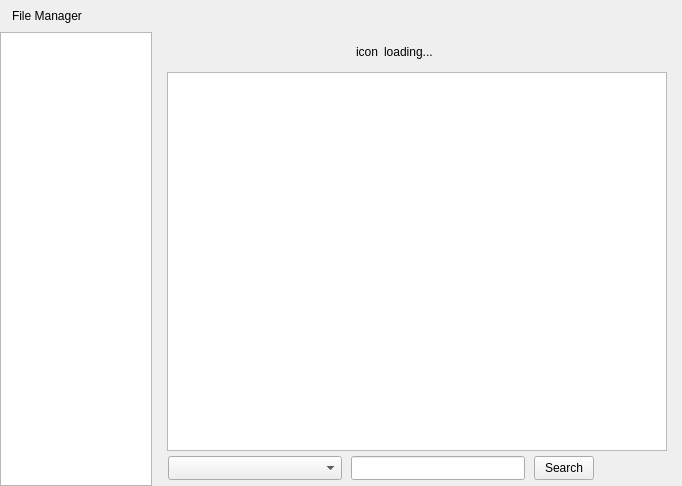
<?xml version="1.0" encoding="UTF-8"?>
<ui version="4.0">
 <class>FileManagerDlg</class>
 <widget class="QDialog" name="FileManagerDlg">
  <property name="geometry">
   <rect>
    <x>0</x>
    <y>0</y>
    <width>682</width>
    <height>486</height>
   </rect>
  </property>
  <property name="windowTitle">
   <string>FileManagerDlg</string>
  </property>
  <layout class="QVBoxLayout" name="verticalLayoutMain">
   <property name="spacing">
    <number>0</number>
   </property>
   <property name="leftMargin">
    <number>0</number>
   </property>
   <property name="topMargin">
    <number>0</number>
   </property>
   <property name="rightMargin">
    <number>0</number>
   </property>
   <property name="bottomMargin">
    <number>0</number>
   </property>
   <item>
    <widget class="QWidget" name="titleBar" native="true">
     <property name="minimumSize">
      <size>
       <width>0</width>
       <height>32</height>
      </size>
     </property>
     <property name="maximumSize">
      <size>
       <width>16777215</width>
       <height>32</height>
      </size>
     </property>
     <layout class="QHBoxLayout" name="horizontalLayout_3">
      <property name="spacing">
       <number>6</number>
      </property>
      <property name="leftMargin">
       <number>12</number>
      </property>
      <property name="topMargin">
       <number>0</number>
      </property>
      <property name="rightMargin">
       <number>0</number>
      </property>
      <property name="bottomMargin">
       <number>0</number>
      </property>
      <item>
       <widget class="QLabel" name="title">
        <property name="text">
         <string>File Manager</string>
        </property>
       </widget>
      </item>
      <item>
       <spacer name="horizontalSpacer_5">
        <property name="orientation">
         <enum>Qt::Horizontal</enum>
        </property>
        <property name="sizeHint" stdset="0">
         <size>
          <width>40</width>
          <height>20</height>
         </size>
        </property>
       </spacer>
      </item>
      <item>
       <layout class="QGridLayout" name="gridLayout">
        <property name="spacing">
         <number>0</number>
        </property>
        <item row="0" column="0">
         <widget class="QPushButton" name="btnMinimize">
          <property name="text">
           <string/>
          </property>
          <property name="autoDefault">
           <bool>true</bool>
          </property>
          <property name="flat">
           <bool>true</bool>
          </property>
         </widget>
        </item>
        <item row="0" column="2">
         <widget class="QPushButton" name="btnClose">
          <property name="text">
           <string/>
          </property>
          <property name="flat">
           <bool>true</bool>
          </property>
         </widget>
        </item>
        <item row="1" column="0" colspan="3">
         <spacer name="verticalSpacer_2">
          <property name="orientation">
           <enum>Qt::Vertical</enum>
          </property>
          <property name="sizeHint" stdset="0">
           <size>
            <width>20</width>
            <height>13</height>
           </size>
          </property>
         </spacer>
        </item>
        <item row="0" column="1">
         <widget class="QPushButton" name="btnMaximize">
          <property name="text">
           <string/>
          </property>
          <property name="checkable">
           <bool>true</bool>
          </property>
          <property name="flat">
           <bool>true</bool>
          </property>
         </widget>
        </item>
       </layout>
      </item>
     </layout>
    </widget>
   </item>
   <item>
    <layout class="QHBoxLayout" name="horizontalLayout_2">
     <property name="spacing">
      <number>0</number>
     </property>
     <item>
      <widget class="QListView" name="listViewPages">
       <property name="minimumSize">
        <size>
         <width>152</width>
         <height>0</height>
        </size>
       </property>
       <property name="maximumSize">
        <size>
         <width>152</width>
         <height>16777215</height>
        </size>
       </property>
      </widget>
     </item>
     <item>
      <layout class="QVBoxLayout" name="verticalLayout">
       <property name="spacing">
        <number>0</number>
       </property>
       <property name="leftMargin">
        <number>0</number>
       </property>
       <property name="topMargin">
        <number>0</number>
       </property>
       <item>
        <widget class="QStackedWidget" name="stackedWidget">
         <property name="currentIndex">
          <number>0</number>
         </property>
         <widget class="QWidget" name="pageTable">
          <layout class="QVBoxLayout" name="verticalLayout_2">
           <property name="spacing">
            <number>0</number>
           </property>
           <property name="leftMargin">
            <number>15</number>
           </property>
           <property name="topMargin">
            <number>0</number>
           </property>
           <property name="rightMargin">
            <number>15</number>
           </property>
           <property name="bottomMargin">
            <number>0</number>
           </property>
           <item>
            <widget class="QWidget" name="loadWidget" native="true">
             <property name="minimumSize">
              <size>
               <width>0</width>
               <height>40</height>
              </size>
             </property>
             <property name="maximumSize">
              <size>
               <width>16777215</width>
               <height>40</height>
              </size>
             </property>
             <layout class="QHBoxLayout" name="horizontalLayout_5" stretch="4,0,0,5">
              <item>
               <spacer name="horizontalSpacer_4">
                <property name="orientation">
                 <enum>Qt::Horizontal</enum>
                </property>
                <property name="sizeHint" stdset="0">
                 <size>
                  <width>145</width>
                  <height>19</height>
                 </size>
                </property>
               </spacer>
              </item>
              <item>
               <widget class="QLabel" name="labelLoad">
                <property name="text">
                 <string>icon</string>
                </property>
               </widget>
              </item>
              <item>
               <widget class="QLabel" name="labelLoadText">
                <property name="text">
                 <string>loading...</string>
                </property>
               </widget>
              </item>
              <item>
               <spacer name="horizontalSpacer_6">
                <property name="orientation">
                 <enum>Qt::Horizontal</enum>
                </property>
                <property name="sizeHint" stdset="0">
                 <size>
                  <width>183</width>
                  <height>19</height>
                 </size>
                </property>
               </spacer>
              </item>
             </layout>
            </widget>
           </item>
           <item>
            <widget class="QTableWidget" name="tableWidget"/>
           </item>
          </layout>
         </widget>
        </widget>
       </item>
       <item>
        <widget class="QWidget" name="searchWidget" native="true">
         <property name="minimumSize">
          <size>
           <width>0</width>
           <height>35</height>
          </size>
         </property>
         <property name="maximumSize">
          <size>
           <width>16777215</width>
           <height>35</height>
          </size>
         </property>
         <layout class="QHBoxLayout" name="horizontalLayout">
          <property name="spacing">
           <number>9</number>
          </property>
          <property name="leftMargin">
           <number>16</number>
          </property>
          <property name="topMargin">
           <number>0</number>
          </property>
          <property name="rightMargin">
           <number>0</number>
          </property>
          <property name="bottomMargin">
           <number>0</number>
          </property>
          <item>
           <widget class="CommonComboBox" name="comboBoxDate">
            <property name="sizePolicy">
             <sizepolicy hsizetype="Fixed" vsizetype="Fixed">
              <horstretch>0</horstretch>
              <verstretch>0</verstretch>
             </sizepolicy>
            </property>
            <property name="minimumSize">
             <size>
              <width>174</width>
              <height>24</height>
             </size>
            </property>
            <property name="maximumSize">
             <size>
              <width>174</width>
              <height>24</height>
             </size>
            </property>
           </widget>
          </item>
          <item>
           <widget class="QLineEdit" name="lineEditWord">
            <property name="sizePolicy">
             <sizepolicy hsizetype="Fixed" vsizetype="Fixed">
              <horstretch>0</horstretch>
              <verstretch>0</verstretch>
             </sizepolicy>
            </property>
            <property name="minimumSize">
             <size>
              <width>174</width>
              <height>24</height>
             </size>
            </property>
            <property name="maximumSize">
             <size>
              <width>174</width>
              <height>24</height>
             </size>
            </property>
           </widget>
          </item>
          <item>
           <widget class="QPushButton" name="btnSearch">
            <property name="sizePolicy">
             <sizepolicy hsizetype="Fixed" vsizetype="Fixed">
              <horstretch>0</horstretch>
              <verstretch>0</verstretch>
             </sizepolicy>
            </property>
            <property name="minimumSize">
             <size>
              <width>60</width>
              <height>24</height>
             </size>
            </property>
            <property name="maximumSize">
             <size>
              <width>60</width>
              <height>24</height>
             </size>
            </property>
            <property name="text">
             <string>Search</string>
            </property>
           </widget>
          </item>
          <item>
           <spacer name="horizontalSpacer">
            <property name="orientation">
             <enum>Qt::Horizontal</enum>
            </property>
            <property name="sizeHint" stdset="0">
             <size>
              <width>40</width>
              <height>20</height>
             </size>
            </property>
           </spacer>
          </item>
         </layout>
        </widget>
       </item>
      </layout>
     </item>
    </layout>
   </item>
  </layout>
 </widget>
 <layoutdefault spacing="6" margin="11"/>
 <customwidgets>
  <customwidget>
   <class>CommonComboBox</class>
   <extends>QComboBox</extends>
   <header location="global">commoncombobox.h</header>
  </customwidget>
 </customwidgets>
 <tabstops>
  <tabstop>comboBoxDate</tabstop>
  <tabstop>lineEditWord</tabstop>
  <tabstop>btnSearch</tabstop>
  <tabstop>listViewPages</tabstop>
  <tabstop>btnClose</tabstop>
  <tabstop>btnMaximize</tabstop>
  <tabstop>btnMinimize</tabstop>
  <tabstop>tableWidget</tabstop>
 </tabstops>
 <resources>
  <include location="../inst.qrc"/>
 </resources>
 <connections/>
</ui>
